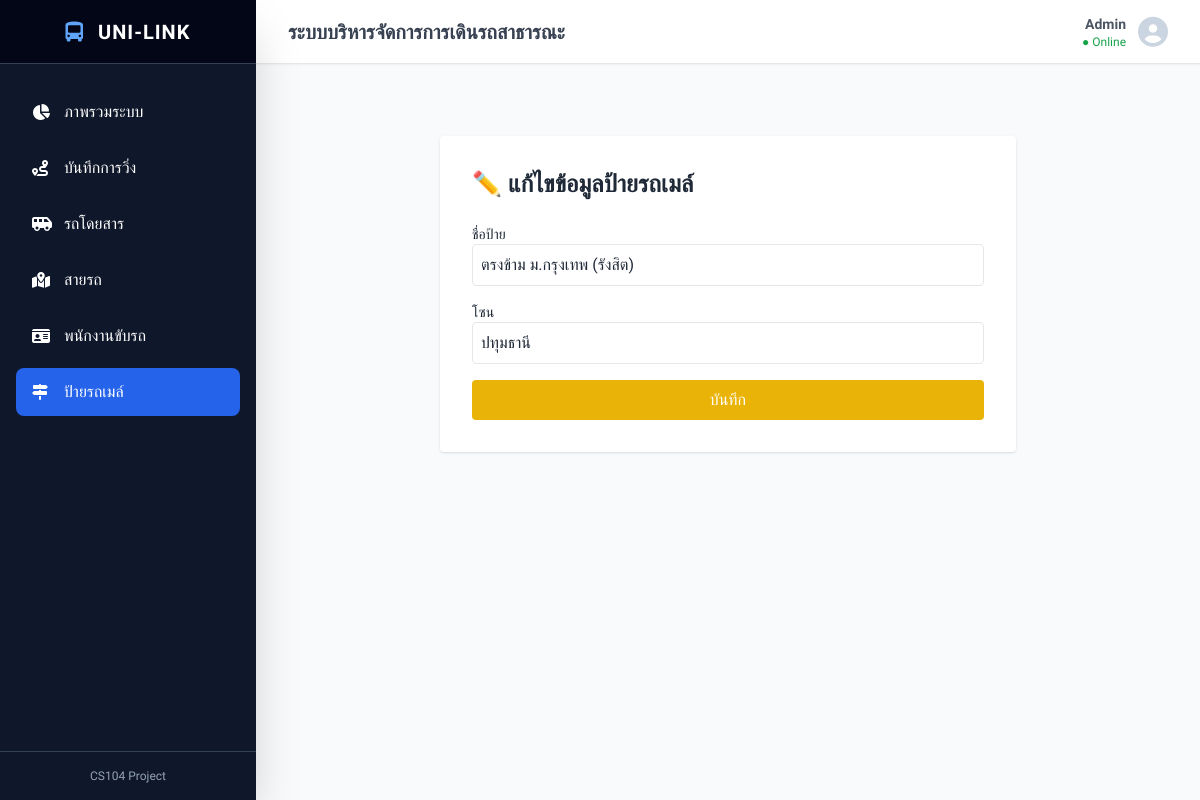
The app's page /edit_bus_stop/1, older data.
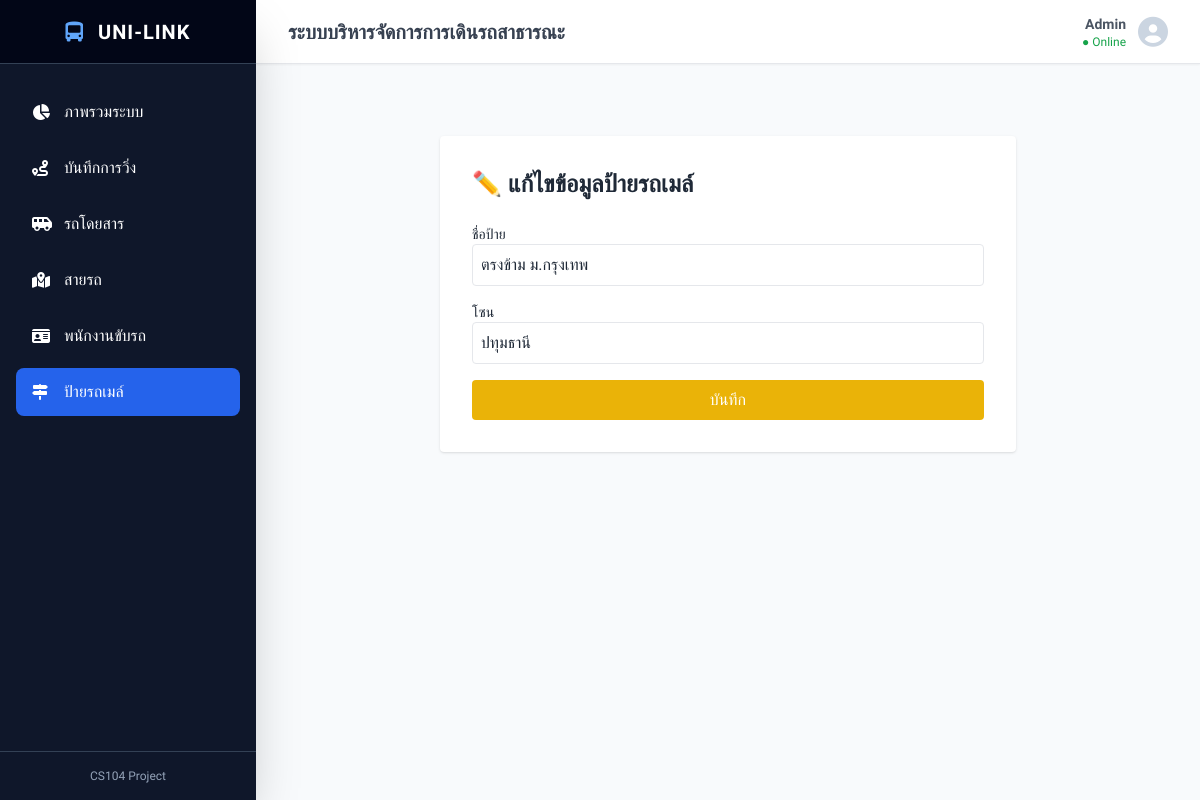
The same page, newer data.
### tables this page shows
CREATE TABLE Bus_Stops (
    stop_id INTEGER PRIMARY KEY AUTOINCREMENT,
    stop_name TEXT NOT NULL,
    zone TEXT NOT NULL
);

### app.py (the view, shortened to what this page needs)
@app.route('/edit_bus_stop/<int:id>', methods=['GET', 'POST'])
def edit_bus_stop(id):
    db = open_database()
    stop = db.execute(
        'SELECT stop_id AS id, stop_name, zone FROM Bus_Stops WHERE stop_id = ?',
        (id,)
    ).fetchone()
    db.close()
    return render_template('edit_bus_stop.html', item=stop)

### app.py (called while the page is built)
def open_database():
    connection = sqlite3.connect('database.db')
    connection.execute('PRAGMA foreign_keys = ON')
    connection.row_factory = sqlite3.Row
    return connection

### templates/edit_bus_stop.html
{% extends 'base.html' %}
{% block content %}
<div class="max-w-xl mx-auto bg-white p-8 rounded shadow mt-10">
    <h2 class="text-2xl font-bold mb-6">✏️ แก้ไขข้อมูลป้ายรถเมล์</h2>
    <form action="/edit_bus_stop/{{ item.id }}" method="POST" class="space-y-4">
        <div><label class="block text-sm">ชื่อป้าย</label><input type="text" name="stop_name" value="{{ item.stop_name }}" required class="border p-2 rounded w-full"></div>
        <div><label class="block text-sm">โซน</label><input type="text" name="zone" value="{{ item.zone }}" required class="border p-2 rounded w-full"></div>
        <button type="submit" class="bg-yellow-500 text-white px-4 py-2 rounded w-full">บันทึก</button>
    </form>
</div>
{% endblock %}

Row changes from the older to the newer data that the page shows:
changed Bus_Stops "ปทุมธานี": stop_name "ตรงข้าม ม.กรุงเทพ (รังสิต)" → "ตรงข้าม ม.กรุงเทพ"
